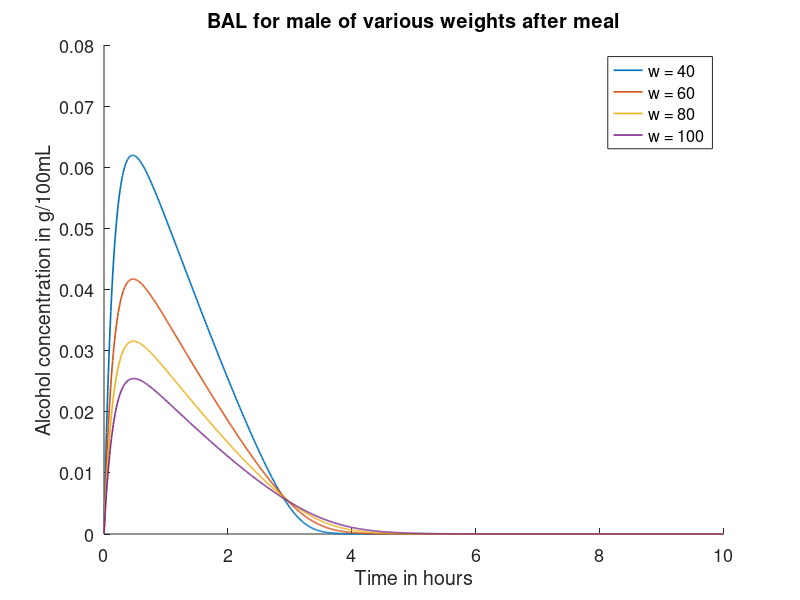

Write MATLAB code to recreate this figure.
close all;
clear all;
total = 10;
dt = 0.01;;set(gca,'fontsize',13)
hold on

iter = total / dt + 1;
ws = [40 60 80 100];
for wi = 1 : 4
    w = ws(wi);
    Cs = [0.67 * w, 0.82 * w];
    n = 3;
    k1 = 6;
    k2s = [k1, k1 / 2];
    M = 0.005;
    for ci = 1 : 1 
        C = Cs(ci);
        k3 = 8 / (10 * C);
        I = (14 * n) / (10 * C);
        for ki = 2 : 2
            k2 = k2s(ki);
            x = zeros(iter, 1);
            y = zeros(iter, 1);
            t = zeros(iter, 1);
            x(1) = I;
            for i = 2 : iter
                x(i) = x(i - 1) - dt * (k1 * x(i - 1));
                y(i) = y(i - 1) + dt * (k2 * x(i - 1) - (k3 * y(i - 1)) / (y(i - 1) + M));
                t(i) = t(i - 1) + dt;
            end;
            plot(t, y,'lineWidth',1.2)
            hold on;
        end;
    end;
end;
title('BAL for male of various weights after meal');
legend('w = 40', 'w = 60', 'w = 80', 'w = 100');
ylabel('Alcohol concentration in g/100mL')
xlabel('Time in hours')
